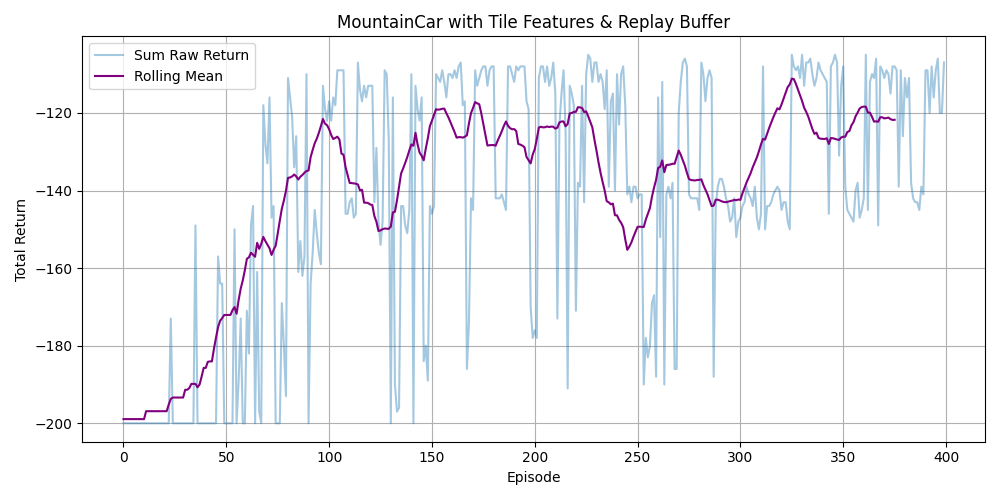

Write Python code to recreate this figure.
import numpy as np
import matplotlib.pyplot as plt

# Load returns
returns_tile_replay = np.loadtxt("returns_tile_replay.txt")

# Rolling mean helper
def rolling_mean(data, window=25):
    return np.convolve(data, np.ones(window)/window, mode='valid')

# Plot
plt.figure(figsize=(10, 5))
plt.plot(returns_tile_replay, label="Sum Raw Return", alpha=0.4)
plt.plot(rolling_mean(returns_tile_replay), label="Rolling Mean", color="purple")
plt.xlabel("Episode")
plt.ylabel("Total Return")
plt.title("MountainCar with Tile Features & Replay Buffer")
plt.legend()
plt.grid(True)
plt.tight_layout()
plt.savefig("eq2.png")
plt.show()
